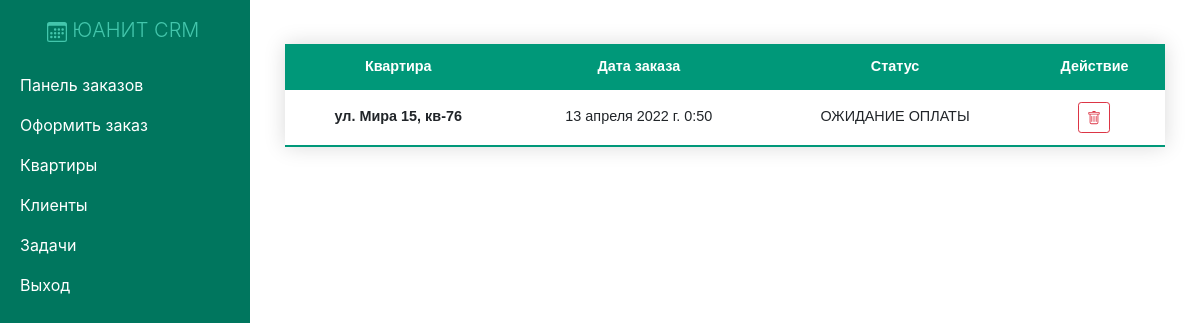
/customer_orders/2/ (signed in), run on the app's committed database.
### crm/models.py (models this page shows)
class Order(models.Model):
    customer = models.ForeignKey(Customer, null=True, on_delete= models.CASCADE)
    product = models.ForeignKey(Product, null=True, on_delete= models.CASCADE)
    date_created = models.DateTimeField(auto_now_add=True, null=True)
    status = models.CharField(max_length=200, null=True, choices=(
        ('ОТМЕНЕНО','ОТМЕНЕНО'),
        ('ЗАВЕРШЁН','ЗАВЕРШЁН'),
        ('ВОЗВРАТ','ВОЗВРАТ'),
        ('ОЖИДАНИЕ ОПЛАТЫ','ОЖИДАНИЕ ОПЛАТЫ'),
    ))

class Product(models.Model):
    name = models.CharField(max_length=200, null=True)
    cost = models.FloatField(null=True)
    vendor = models.CharField(max_length=200, null=True)
    description = models.CharField(max_length=300, null=True)
    date_created = models.DateTimeField(auto_now_add=True, null=True)
    def __str__(self):
        return self.name

### crm/views.py (the view)
# urls.py: path('customer_orders/<str:pk>/', views.customer_orders, name="customer_orders"),
@login_required
def customer_orders(request, pk):
    customer = Customer.objects.get(id=pk)
    order = customer.order_set.all()
    total_orders = order.count()
    context = {'customer':customer,'order':order, 'total_orders':total_orders}
    return render(request,'crm/customer_orders.html', context)

### crm/templates/crm/customer_orders.html (shortened to what this page needs)
{% extends 'crm/main.html' %}
{% block content %}
<table class="my-table w-100 text-center mt-4">
    <thead>
        <tr class="text-center">
            <th scope="col">Квартира</th>
            <th scope="col">Дата заказа</th>
            <th scope="col">Статус</th>
            <th scope="col">Действие</th>
        </tr>
    </thead>
    <tbody>
        {% for o in order %}
        <tr>
            <th scope="row">{{ o.product }}</th>
            <td>{{ o.date_created }}</td>
            <td>{{ o.status }}</td>
            <td>
                <a class="btn btn-sm btn-outline-danger" data-toggle="modal" data-target="#actionModal"></a></div>
        {% endfor %}
{% endblock content %}

### static/css/main.css (style rules this page uses)
.my-table { border-collapse: collapse; font-size: 0.9em; font-family: sans-serif; min-width: 400px; box-shadow: 0 0 20px rgba(0, 0, 0, 0.15); }
.my-table thead tr { background-color: #009879; color: #ffffff; text-align: left; }
.my-table th, .my-table td { padding: 12px 15px; }
.my-table tbody tr { border-bottom: 1px solid #dddddd; }
.my-table tbody tr:last-of-type { border-bottom: 2px solid #009879; }

### data on the page
Order: product "ул. Мира 15, кв-76", date_created "13 апреля 2022 г. 0:50", status "ОЖИДАНИЕ ОПЛАТЫ"
